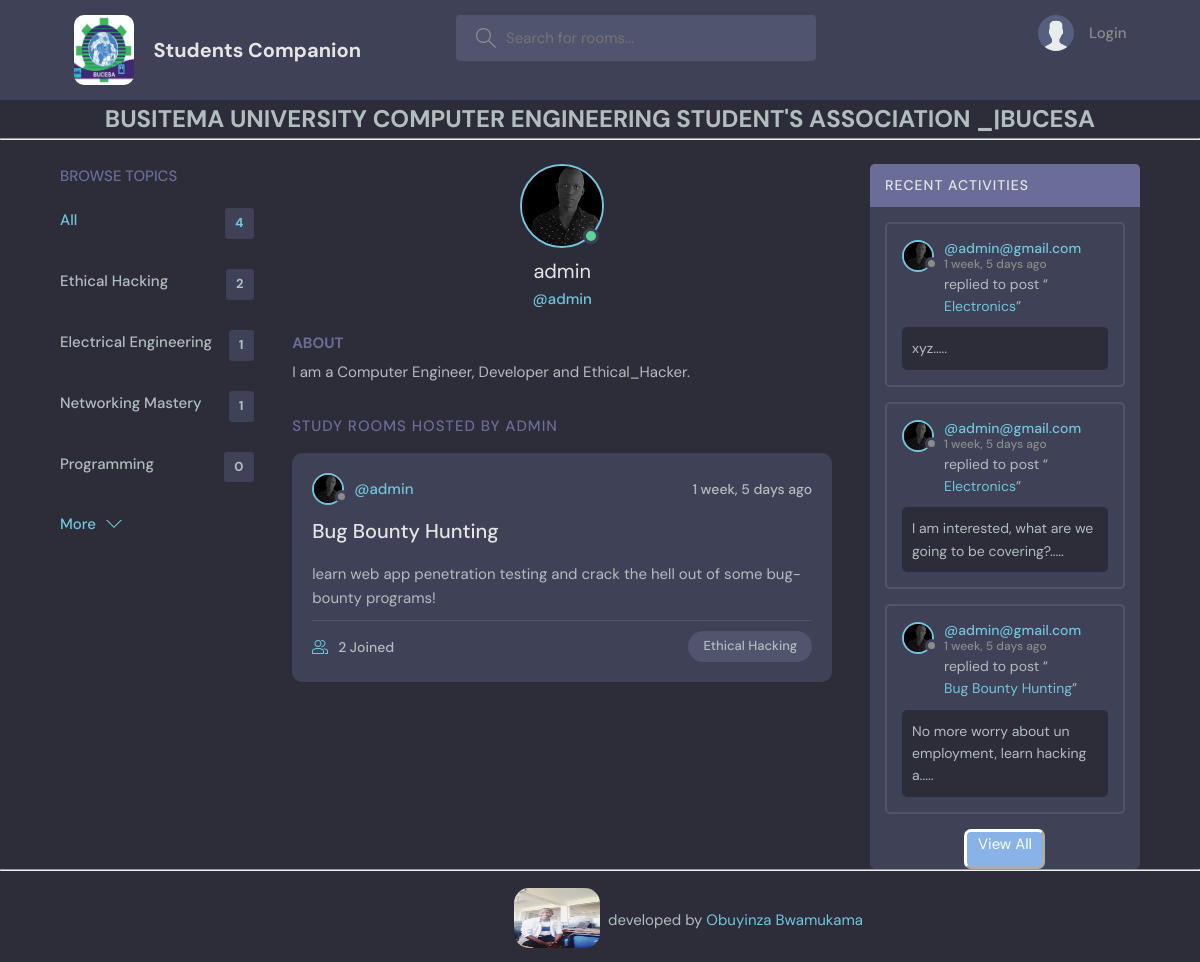
Page /userprofile/1/ on the committed database.
### base/models.py (models this page shows, shortened)
class Topic(models.Model):
    name = models.CharField(max_length=300)

class User(AbstractUser):
    name = models.CharField(max_length=200, null=True)
    email = models.EmailField(unique=True, null=True)
    bio = models.TextField(null=True)
    avatar = models.ImageField(null=True, default="avatar.svg")
    USERNAME_FIELD = 'email'
    REQUIRED_FIELDS = []

class Room(models.Model):
    host = models.ForeignKey(User, on_delete=models.SET_NULL, null=True)
    topic = models.ForeignKey(Topic, on_delete=models.SET_NULL, null=True, blank=True)
    name = models.CharField(max_length=200)
    description = models.TextField(null=True, blank=True)
    participants = models.ManyToManyField(User, related_name = 'participants', blank= True)
    updated = models.DateTimeField(auto_now=True)
    created  = models.DateTimeField(auto_now_add=True)
    class Meta:
        ordering =['-updated', '-created']
    def __str__(self) -> str:
        return self.name

class Message(models.Model):
    user = models.ForeignKey(User, on_delete=models.CASCADE)
    room = models.ForeignKey(Room, on_delete=models.CASCADE)
    body = models.TextField()
    updated = models.DateTimeField(auto_now=True)
    created  = models.DateTimeField(auto_now_add=True)
    class Meta:
        ordering =['-updated', '-created']
    def __str__(self) -> str:
        return self.body[0:50]

### base/views.py (the view)
# urls.py: path('userprofile/<str:pk>/', views.userProfile, name = 'userprofile'),
def userProfile(request ,pk):
    user = User.objects.get(id=pk)
    rooms = user.room_set.all()
    room_messages = user.message_set.all()
    topics = Topic.objects.all()
    context = { 'user':user, 'rooms':rooms, 'room_messages':room_messages, 'topics':topics}
    return render(request, 'base/profile.html' ,context)

### base/templates/base/profile.html (shortened to what this page needs)
{% extends 'main.html' %}
{% block content %}
  <main class="profile-page layout layout--3">
    <div class="container">
      {% include 'base/topics_component.html' %}
      <div class="roomList">
        <div class="profile">
          <div class="profile__avatar">
            <div class="avatar avatar--large active">
              <img src="{{user.avatar.url}}"  style="position: center; size: cover;"/>
            </div>
          </div>
          <div class="profile__info">
            <h3>{{user.username}}</h3>
            <p>@{{user.username}}</p>
          </div>
          <div class="profile__about">
            <h3>About</h3>
            <p>
              {{user.bio}}
            </p>
          </div>
        </div>
        <div class="roomList__header">
          <div>
            <h2>Study Rooms Hosted by {{user.username}}</a>
            </h2>
          </div>
        </div>
        {% include 'base/feed_component.html' %}
      </div>
      {% include 'base/activity_component.html' %}
    </div>
  </main>
{% endblock %}

### templates/main.html (shortened to what this page needs)
<!DOCTYPE html>
{% load static %}
<html lang="en">
  <head>
    <link rel="stylesheet" href="{% static 'styles/style.css' %}" />
  </head>
  <body>
    {% include 'nav.html'%}
    {% block content %}
    {% endblock %}
    {% include 'base/footer.html' %}
  </body>
</html>

### templates/nav.html (shortened to what this page needs)
{% load static %}
<header class="header header--loggedIn">
    <div class="container">
      <a href="{% url 'home' %}" class="header__logo">
        <img src="{% static 'images/bucesa.jpg' %}"  style="width: 60px; height: 70px; border-radius: 10px;"/>
        <h1>Students Companion</h1>
      </a>
      <form class="header__search" method = 'GET' action="{% url 'home' %}">
        <label>
          <input name ="q" placeholder="Search for rooms..." />
        </label>
      </form>
      <nav class="header__menu">
        {% if request.user.is_authenticated %}
        <div class="header__user">
          <a href="{% url 'userprofile' user.id %}">
            <div class="avatar avatar--medium active">
              <img src="{{user.avatar.url}}" />
            </div>
            <p>{{request.user }}<span>@{{request.user}}</span></p>
          </a>
          <button class="dropdown-button">
            <svg version="1.1" xmlns="http://www.w3.org/2000/svg" width="32" height="32" viewBox="0 0 32 32">
              <title>chevron-down</title>
              <path d="M16 21l-13-13h-3l16 16 16-16h-3l-13 13z"></path>
            </svg>
          </button>
        </div>
        {% else %}
        <a href="{% url 'loginpage' %}">
          <img src="{% static 'images/avatar.svg' %}" />
          <p>Login</p>
        </a>
        {% endif %}
      </nav>
    </div>
  </header>
<h2 style="text-align: center; font-weight: bold; font-size: x-large;">BUSITEMA UNIVERSITY COMPUTER ENGINEERING STUDENT'S ASSOCIATION   _|BUCESA</h2>
<hr>

### base/templates/base/topics_component.html
<div class="topics">
    <div class="topics__header">
      <h2>Browse Topics</h2>
    </div>
    <ul class="topics__list">
      <li>
        <a href="{% url 'home' %}" class="active">All <span>{{topics.count}}</span></a>
      </li>
      {% for topic in topics %}
      <li><a href="{% url 'home' %}?q={{topic.name}}">{{topic.name}} <span>{{topic.room_set.all.count}}</span></a></li>
      {% endfor %}
    </ul>
    <a class="btn btn--link" href="{% url 'mobile_topicpage' %}">
      More
      <svg version="1.1" xmlns="http://www.w3.org/2000/svg" width="32" height="32" viewBox="0 0 32 32">
        <title>chevron-down</title>
        <path d="M16 21l-13-13h-3l16 16 16-16h-3l-13 13z"></path>
      </svg>
    </a>
  </div>

### base/templates/base/feed_component.html (shortened to what this page needs)
{% for room in rooms %}
<div class="roomListRoom">
    <div class="roomListRoom__header">
      <a href="{% url 'userprofile' room.host.id %}" class="roomListRoom__author">
        <div class="avatar avatar--small">
          <img src="{{room.host.avatar.url}}" />
        </div>
        <span>@{{room.host.username}}</span>
      </a>
      <div class="roomListRoom__actions">
        <span>{{room.created|timesince}} ago</span>
      </div>
    </div>
    <div class="roomListRoom__content">
      <a href="{% url 'room' room.id %}">{{room.name}}</a>
      <p>
        {{room.description}}
      </p>
    </div>
    <div class="roomListRoom__meta">
      <a href="{% url 'room' room.id %}" class="roomListRoom__joined">
        {{room.participants.all.count}} Joined
      </a>
      <p class="roomListRoom__topic">{{room.topic.name}}</p>
    </div>
  </div>
  {% endfor %}

### base/templates/base/activity_component.html (shortened to what this page needs)
<div class="activities">
    <div class="activities__header">
      <h2>Recent Activities</h2>
    </div>
    {% for room_message in room_messages %}
    <div class="activities__box">
      <div class="activities__boxHeader roomListRoom__header">
        <a href="{% url 'userprofile' room_message.user.id %}" class="roomListRoom__author">
          <div class="avatar avatar--small">
            <img src="{{room_message.user.avatar.url}}" />
          </div>
          <p>
            @{{room_message.user}}
            <span>{{room_message.created|timesince}} ago</span>
          </p>
        </a>
      </div>
      <div class="activities__boxContent">
        <p>replied to post “<a href="{% url 'room' room_message.room.id %}">{{room_message.room}}</a>”</p>
        <div class="activities__boxRoomContent">
        {{room_message}}.....
        </div>
      </div>
    </div>
    {% endfor %}
    <div style="text-align: center;">
        <a  href = " {% url 'mobile_activity' %} " style="width:30%; background-color: rgb(137, 178, 233); color: #fff; border-radius: 7px; height: 4rem; text-align: center; border: #fff outset; ">View All </a>
      </div>
  </div>

### base/templates/base/footer.html
{% load static %}
<hr style="color:black;">
<div style=" background-color: var(--color-bg); text-align: center; padding: 7px; margin-top: 10px;">
    <footer >
        <div style="display: grid; grid-template-columns: 1fr 1fr;">
            <div style="padding-left: 20px; text-align: right;">
                <img src="{% static 'images/mi.jpg' %}" alt="" style="display:inline; height: 60px; width: 15%; border-radius: 15px; margin-right: 0; align-content: right;;"></small>
            </div>
            <div style="text-align: left; padding-top: 20px; padding-left: 8px;">
                developed by <a href="#">Obuyinza Bwamukama</a>
            </div>
        </div><small></footer>
</div>

### rows in the picture
Topic: name "Ethical Hacking", room_set.all.count "2"
Topic: name "Electrical Engineering", room_set.all.count "1"
Topic: name "Networking Mastery", room_set.all.count "1"
Topic: name "Programming", room_set.all.count "0"
User: avatar (picture), username "admin", bio "I am a Computer Engineer, Developer and Ethical_Hacker.", username "ADMIN"
Room: host.avatar (picture), host.username "admin", created "1 week, 5 days", name "Bug Bounty Hunting", description "learn web app penetration testing and crack the hell out of some bug-bounty programs!", participants.all.count "2", topic.name "Ethical Hacking"
Message: user.avatar (picture), user "admin@gmail.com", created "1 week, 5 days", room "Electronics", body "xyz"
Message: user.avatar (picture), user "admin@gmail.com", created "1 week, 5 days", room "Electronics", body "I am interested, what are we going to be covering?"
Message: user.avatar (picture), user "admin@gmail.com", created "1 week, 5 days", room "Bug Bounty Hunting", body "No more worry about un employment, learn hacking a"

### other values in the picture
{{ topics.count }} "4"
